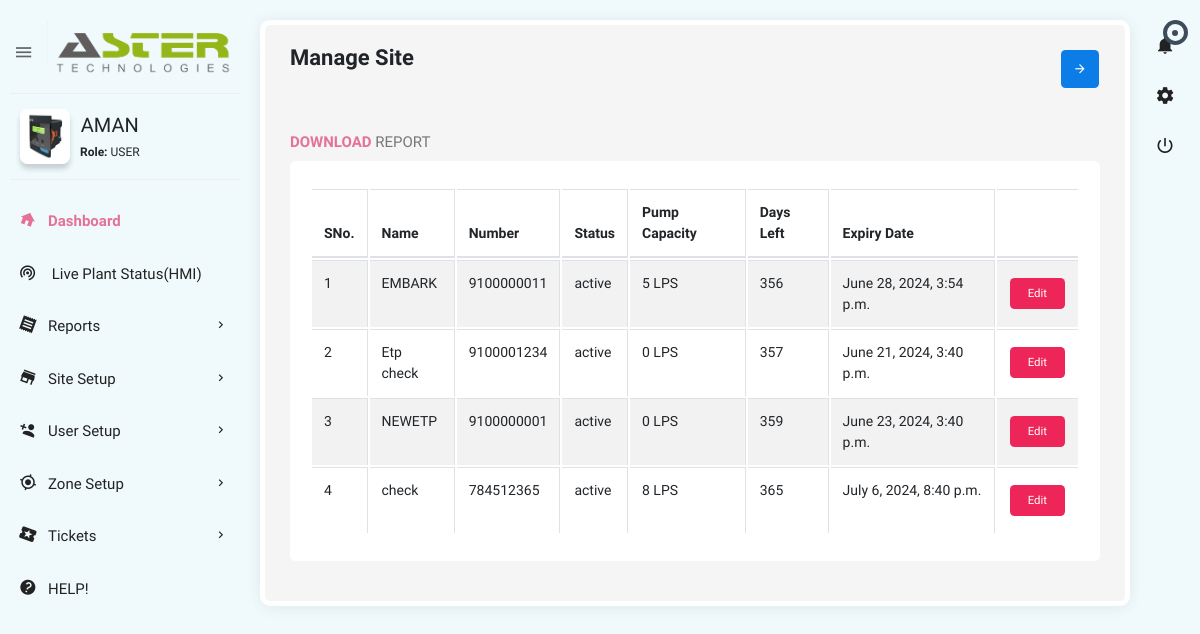
/managesite/ (signed in), run on the app's committed database.
### etp/models.py (models this page shows, shortened)
class UserProfile(models.Model):
    user = models.OneToOneField(User, on_delete=models.CASCADE)
    profile_picture = models.ImageField(upload_to='profile_pictures/', blank=True, null=True)

class User_addon(models.Model):
	class Meta():
		unique_together = ('user', 'azones')
	user = models.OneToOneField(User, on_delete=models.CASCADE)
	mobileno = models.CharField(max_length=15)
	company_name = models.CharField(max_length=40)
	location = models.CharField(max_length=20)
	role = models.CharField(max_length=20)
	password_text = models.CharField(max_length=30)
	createdby= models.IntegerField()
	azones=models.CharField(max_length=255)
	quota= models.IntegerField(default=0)

class site(models.Model):
	user = models.ForeignKey(User, on_delete=models.CASCADE)
	name=models.CharField(max_length=25)
	smno = models.CharField(max_length=25)
	lat = models.CharField(max_length=25)
	lon= models.CharField(max_length=25)
	status= models.CharField(max_length=25)
	opc=models.IntegerField()
	techno= models.CharField(max_length=150)
	techemail= models.CharField(max_length=100)
	city= models.CharField(max_length=25)
	dnt=models.DateTimeField(auto_now_add=True)
	ud=models.DateTimeField(auto_now_add=True)
	def default_vd():
		return datetime.now() + timedelta(days=365)
	vd = models.DateTimeField(default=default_vd)
	dl=models.IntegerField(default=0)

### etp/views.py (the view)
# urls.py: path('managesite/',views.managesite,name="managesite"),
@login_required(login_url='/')
def managesite(request):
    managesite=site.objects.filter(user=request.user)
    return render(request,'managesite.html',{'faults':faultfunc(request.user),'ms':managesite})

### etp/views.py (called while the page is built)
def faultfunc(user):
    faults = fault.objects.filter(site__user=user).order_by('-dnt')[:6]
    return faults

### templates/managesite.html (shortened to what this page needs)
{% extends 'main.html' %}
{% load static %}
{% block maincontent %}
<section class="content">
    <div class="body_scroll">
        <div class="block-header">
            <div class="row">
                <div class="col-lg-7 col-md-6 col-sm-12">
                    <h2>Manage Site</h2>
                </div>
                <div class="col-lg-5 col-md-6 col-sm-12">
                    <button class="btn btn-primary btn-icon float-right right_icon_toggle_btn" type="button"><i class="zmdi zmdi-arrow-right"></i></button>
                </div>
            </div>
        </div>
        <div class="container-fluid">
            <div class="row clearfix">
                <div class="col-lg-12">
                    <div class="card">
                        <div class="header">
                            <h2><strong>Download </strong> Report</h2>
                        </div>
                        <div class="body">
                            <div class="table-responsive">
                                <table class="table table-bordered table-striped table-hover dataTable js-exportable">
                                    <thead>
                                        <tr>
                                            <th>SNo.</th>
                                            <th>Name</th>
                                            <th>Number</th>
                                            <th>Status</th>
                                            <th>Pump Capacity</th>
                                            <th>Days Left</th>
                                            <th>Expiry Date</th>
                                            <th> </th>
                                        </tr>
                                    </thead>
                                    <tbody>
                                          {% for item in ms %}
                                            <tr>
                                              <td>{{ forloop.counter }}</td>
                                              <td>{{ item.name }}</td>
                                              <td>{{ item.smno }}</td>
                                              <td>{{ item.status }}</td>
                                              <td>{{ item.opc }} LPS </td>
                                              <td id="time-difference-{{ forloop.counter }}"> </td>
                                              <td>{{ item.vd }}</td>
                                              <td>
                                                <a href="/editsite/{{ item.id }}"><input type="submit" value="Edit" class="btn btn-danger" /></a>
                                              </td>
                                            </tr>
                                          {% endfor %}
                                    </tbody>
                                </table>
                            </div>
                        </div>
                    </div>
                </div>
            </div>
        </div>
    </div>
</section>
{% endblock %}

### templates/base.html (shortened to what this page needs)
{% load static %}
<!doctype html>
<html class="no-js " lang="en">
<head>
<link rel="stylesheet" href="{% static 'assets/plugins/bootstrap/css/bootstrap.min.css' %}">
<link rel="stylesheet" href="{% static 'assets/plugins/jvectormap/jquery-jvectormap-2.0.3.min.css' %}"/>
<link rel="stylesheet" href="{% static 'assets/plugins/charts-c3/plugin.css' %}"/>
<link rel="stylesheet" href="{% static 'assets/plugins/morrisjs/morris.min.css' %}" />
<link rel="stylesheet" href="{% static 'assets/plugins/jquery-datatable/dataTables.bootstrap4.min.css' %}">
<link rel="stylesheet" href="{% static 'assets/plugins/select2/select2.css' %}" />
<link rel="stylesheet" href="{% static 'assets/plugins/multi-select/css/multi-select.css' %}">
<link rel="stylesheet" href="{% static 'assets/css/style.min.css' %}">
</head>
<body class="theme-blush" style="background-color: #f0fafc;">
{% block body %}
<div class="navbar-right">
    <ul class="navbar-nav">
        <li class="dropdown" data-step="12" data-intro="Click Here to for Notifications!">
            <a href="javascript:void(0);" class="dropdown-toggle" title="Notifications" data-toggle="dropdown" role="button"><i class="zmdi zmdi-notifications"></i>
                <div class="notify"><span class="heartbit"></span><span class="point"></span></div>
            </a>
        </li>
        <li data-step="13" data-intro="Click Here to for Dashboard setting!"><a href="javascript:void(0);" class="js-right-sidebar" title="Setting"><i class="zmdi zmdi-settings zmdi-hc-spin"></i></a></li>
        <li data-step="14" data-intro="Click Here to for Logout!"><a href="{% url 'logout' %}" class="mega-menu" title="Sign Out"><i class="zmdi zmdi-power"></i></a></li>
    </ul>
</div>
{% block leftsidebar %}
<aside id="leftsidebar" class="sidebar">
    <div class="navbar-brand">
        <button class="btn-menu ls-toggle-btn" type="button"><i class="zmdi zmdi-menu"></i></button>
        <a href="/{{ request.user.user_addon.role }}/"><img src="{% static 'assets/images/thumbnail.png' %}" width="100%" alt="Aero"></a>
    </div>
    <div class="menu">
        <ul class="list">
            <li>
                <div class="user-info">
                    <a class="image" href="/profile/" data-step="10" data-intro="Click Here to see your Profile!"><img src="{% if user.userprofile.profile_picture %}{{ user.userprofile.profile_picture.url }}{% else %}{% static 'assets/images/profile_av.jpg' %}{% endif %}" alt="Profile Picture" width="55px" height="55px"></a>
                    <div class="detail">
                        <h4>{{ request.user.username|upper }}</h4>
                        <small><strong>Role:</strong> {{ request.user.user_addon.role|upper }}</small>
                    </div>
                </div>
            </li>
            <li class="active open" data-step="1" data-title="Learn how to use this webiste!" data-intro="Click here for Home Page!"><a href="/{{ request.user.user_addon.role }}/"><i class="zmdi zmdi-home"></i><span>Dashboard</span></a></li>
            <li  data-step="2" data-intro="Click Here to see HMIs"><a href="/hmi/"><i class="zmdi zmdi-portable-wifi"></i><span> Live Plant Status(HMI)</span></a></li>
            <li data-step="3" data-intro="Click Here to see Reports"><a href="javascript:void(0);" class="menu-toggle"><i class="zmdi zmdi-receipt"></i><span>Reports</span></a>
            </li>
            {% block lmenu %}
            {% endblock %}
            <li><a href="javascript:introJs().setOptions({ skipUndefined: true }).start();">
                <i class="zmdi zmdi-help"></i><span>HELP!</span></a>
            </li>
        </ul>
    </div>
</aside>
{% endblock %}
{% block maincontent %}
{% endblock %}
{% endblock %}
<link rel="stylesheet" href="https://cdn.jsdelivr.net/npm/intro.js@6.0.0/introjs.min.css">
</body>
</html>

### data on the page
site: name "EMBARK", smno "9100000011", status "active", opc "5", vd "June 28, 2024, 3:54 p.m."
site: name "Etp check", smno "9100001234", status "active", opc "0", vd "June 21, 2024, 3:40 p.m."
site: name "NEWETP", smno "9100000001", status "active", opc "0", vd "June 23, 2024, 3:40 p.m."
site: name "check", smno "784512365", status "active", opc "8", vd "July 6, 2024, 8:40 p.m."

### other printed values
{{ request.user.username|upper }} "AMAN"
{{ request.user.user_addon.role|upper }} "USER"
